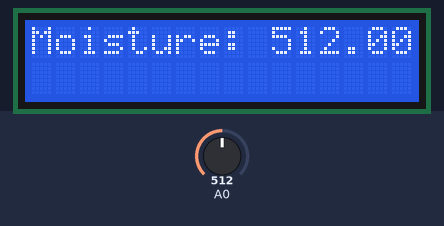
The sketch below on a simulated Arduino Uno, built with avr-gcc and run on an emulated ATmega328P. Shown: 16×2 character LCD. The test bench sets the inputs (shaded band); at power-on: A0 = 512.

Above: at 1.2 s.
1.3 s: A0 set to 716
At 3.0 s:
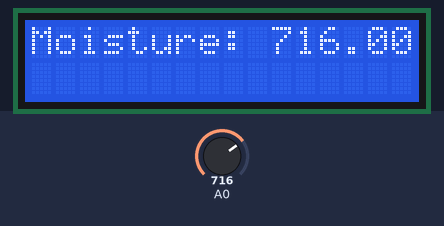
3.5 s: A0 set to 900
At 4.9 s:
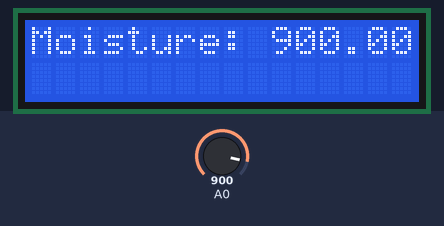
5.5 s: A0 set to 1023
At 6.8 s:
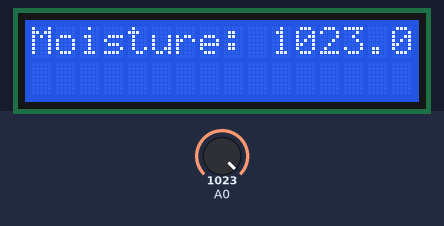
Timing chart, 0 to 8.5 s (numbered marks = the images above; inputs shaded):
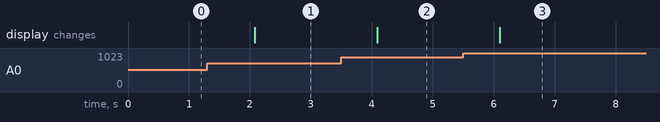

The sketch:

ScreenMoisture.ino
```cpp
/*
SparkFun Inventor’s Kit
Circuit 4B - Temperature Sensor

The LCD will display readings from a temperature sensor in degrees Celsius and Fahrenheit.

This sketch was written by SparkFun Electronics, with lots of help from the Arduino community.
This code is completely free for any use.

View circuit diagram and instructions at: https://learn.sparkfun.com/tutorials/sparkfun-inventors-kit-experiment-guide---v40
Download drawings and code at: https://github.com/sparkfun/SIK-Guide-Code
*/

#include <LiquidCrystal.h>                  //the liquid crystal library contains commands for printing to the display
LiquidCrystal lcd(13, 12, 11, 10, 9, 8);    // tell the RedBoard what pins are connected to the display

float moisture = 0;                       //the temperature in Fahrenheit, calculated from the voltage

void setup() {

  lcd.begin(16, 2);                         //tell the lcd library that we are using a display that is 16 characters wide and 2 characters high
  lcd.clear();                              //clear the display
}

void loop() {

  moisture = analogRead(A0);   //convert the analog reading, which varies from 0 to 1023, back to a voltage value from 0-5 volts
  //convert the voltage to a temperature in degrees Fahrenheit

  lcd.clear();                              //clear the LCD

  lcd.setCursor(0,0);                       //set the cursor to the top left position
  lcd.print("Moisture: ");                 //print a label for the data
  lcd.print(moisture);                      //print the degrees Celsius


  delay(1000);                              //delay for 1 second between each reading (this makes the display less noisy)
}
```

Measured:
- after the input at 1.3 s, the display: changes after 0.78 s (image 1)
- after the input at 3.5 s, the display: changes after 0.59 s (image 2)
- after the input at 5.5 s, the display: changes after 0.60 s (image 3)
